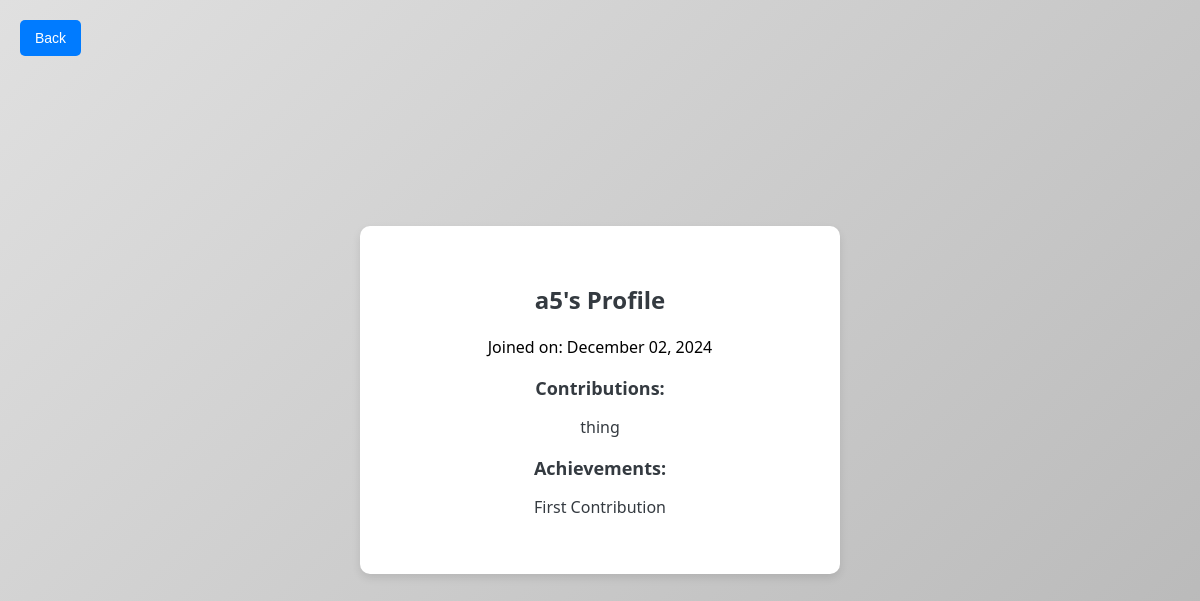
The page /user/10 (signed in) on the database its author committed.
### app.py (models this page shows)
class User(UserMixin, db.Model):
    id = db.Column(db.Integer, primary_key=True)
    username = db.Column(db.String(150), unique=True, nullable=False)
    password = db.Column(db.String(150), nullable=False)
    contributions = db.Column(db.Text, nullable=True)
    date_joined = db.Column(db.DateTime, nullable=False, default=datetime.utcnow)
    word_coins = db.Column(db.Integer, nullable=False, default=0)
    achievements = db.Column(db.Text, nullable=True, default="")
    words_entered_today = db.Column(db.Integer, nullable=False, default=0)
    last_word_entry_date = db.Column(db.Date, nullable=True)

### app.py (the view)
@app.route('/user/<int:user_id>')
def user_profile(user_id):
    user = User.query.get_or_404(user_id)
    contributions = user.contributions.split(',') if user.contributions else []
    return render_template('user_profile.html', user=user, contributions=contributions)

### app.py (called while the page is built)
@login_manager.user_loader
def load_user(user_id):
    return User.query.get(int(user_id))

### templates/user_profile.html (shortened to what this page needs)
<!DOCTYPE html>
<html>
<head>
    <link rel="stylesheet" type="text/css" href="{{ url_for('static', filename='styles.css') }}">
</head>
<body>
    <a href="{{ url_for('index') }}"><button class="back-button">Back</button></a>
    <div class="container">
        <h1>{{ user.username }}'s Profile</h1>
        <p>Joined on: {{ user.date_joined.strftime('%B %d, %Y') }}</p>
        <h3>Contributions:</h3>
        <ul>
            {% for word in contributions[:5] %}
                <li>{{ word }}</li>
            {% endfor %}
        </ul>
        <h3>Achievements:</h3>
        <ul>
            {% for achievement in (user.achievements or "").split(',') %}
                <li>{{ achievement }}</li>
            {% endfor %}
        </ul>
    </div>
</body>
</html>

### static/styles.css (style rules this page uses)
body { font-family: 'Segoe UI', Tahoma, Geneva, Verdana, sans-serif; margin: 0; padding: 0; display: flex; justify-content: center; align-items: center; height: 100vh; }
.container { background-color: white; padding: 40px; border-radius: 10px; box-shadow: 0 4px 8px rgba(0, 0, 0, 0.1); max-width: 400px; width: 100%; text-align: center; position: relative; }
h1 { margin-bottom: 20px; font-size: 24px; color: #343a40; }
h3 { margin-bottom: 10px; font-size: 18px; color: #343a40; }
ul { list-style-type: none; padding: 0; }
li { margin-bottom: 10px; font-size: 16px; color: #343a40; }
.back-button { position: absolute; top: 20px; left: 20px; padding: 10px 15px; background-color: #007bff; color: white; border: none; border-radius: 5px; font-size: 14px; cursor: pointer; transition: background-color 0.3s ease; }

### rows shown on the page
User: username "a5", date_joined "December 02, 2024", contributions "thing", achievements "First Contribution"
